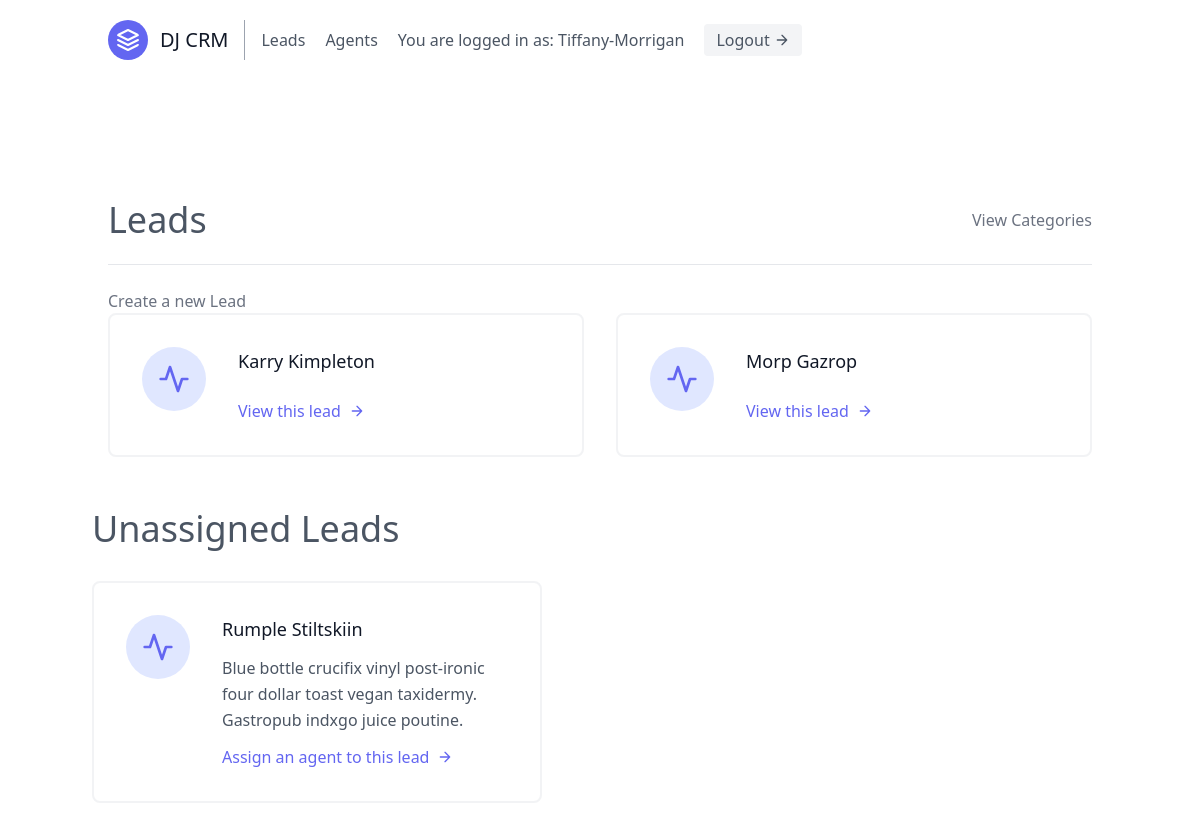
/leads/ (signed in), run on an earlier commit of the app's database.
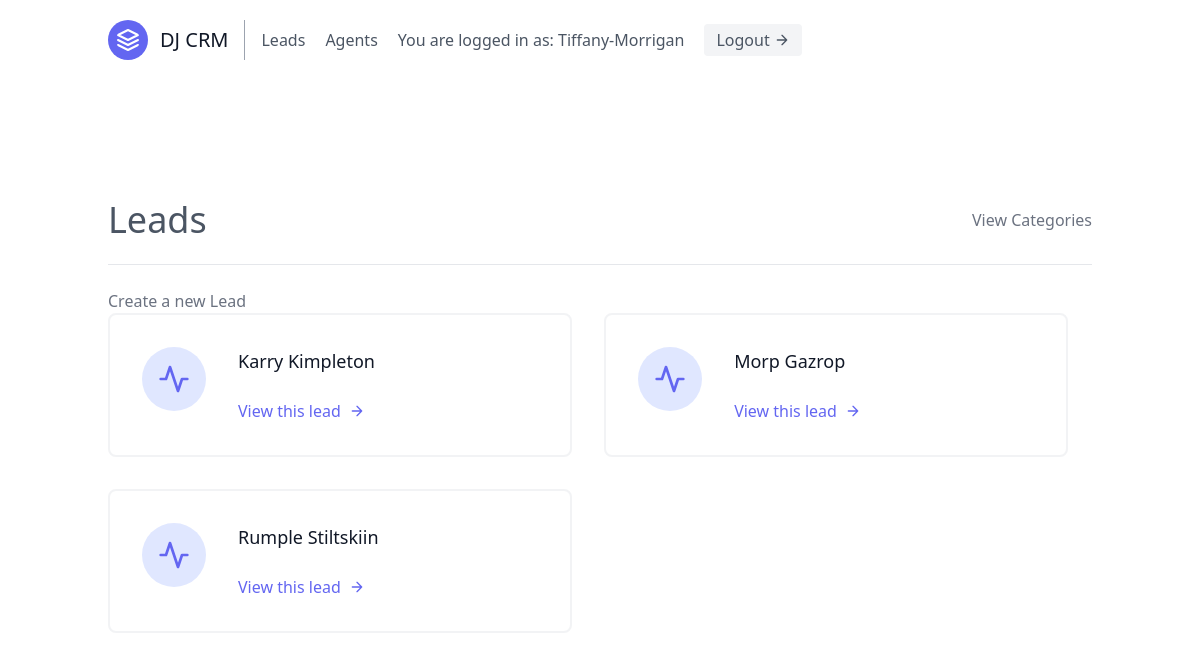
And on a later commit of the database.
### leads/models.py (models this page shows, shortened)
class Lead(models.Model):
    first_name = models.CharField(max_length=20)
    last_name = models.CharField(max_length=20)
    age = models.IntegerField(default=0)
    organisation = models.ForeignKey(UserProfile, on_delete=models.CASCADE)
    agent = models.ForeignKey("Agent", null=True, blank=True, on_delete=models.SET_NULL) #CASCADE
    category = models.ForeignKey("Category", related_name="leads", null=True, blank=True, on_delete=models.SET_NULL)
    description = models.TextField()
    date_added = models.DateTimeField(auto_now_add=True)
    phone_number = models.CharField(max_length=20)
    email = models.EmailField()

### leads/views.py (the view)
# urls.py: path('', LeadListView.as_view(), name='lead-list'),
class LeadListView(OrganisorAndLoginRequiedMixin, generic.ListView):
    template_name = "leads/lead_list.html"
    context_object_name = "leads"
    def get_queryset(self):
        user = self.request.user
        if user.is_organiser:
            queryset = Lead.objects.filter(
                organisation=user.userprofile,
                agent__isnull=False
            )
        else:
            queryset = Lead.objects.filter(
                organisation=user.agent.organisation,
                agent__isnull=False
            )
            queryset = queryset.filter(agent__user=user)
        return queryset
    def get_context_data(self, **kwargs):
        context = super(LeadListView, self).get_context_data(**kwargs)
        user = self.request.user
        if user.is_organiser:
            queryset = Lead.objects.filter(
                organisation=user.userprofile,
                agent__isnull=True
            )
            context.update({
                "unassigned_leads": queryset
            })
        return context

### agents/mixins.py (called while the page is built)
    def dispatch(self, request, *args, **kwargs):
        if not request.user.is_authenticated or not request.user.is_organiser:
            return redirect("leads:lead-list")
        return super().dispatch(request, *args, **kwargs)

### leads/templates/leads/lead_list.html (shortened to what this page needs)
{% extends "base.html" %}
{% block content%}
<section class="text-gray-600 body-font">
  <div class="container px-5 py-24 mx-auto flex flex-wrap">
    <div class="w-full mb-6 py-6 flex justify-between items-center border-b border-gray-200">
        <h1 class="text-4xl gray-800">Leads</h1>
        <a class="text-gray-500 hover:text-blue-500" href="{% url 'leads:category-list' %}">View Categories</a>
    </div>
        <a class="text-gray-500 hover:text-blue-500" href="{% url 'leads:lead-create' %}">Create a new Lead</a>
    <div class="flex flex-wrap -m-4">
    {% for lead in leads %}
      <div class="p-4 lg:w-1/2 md:w-full">
        <div class="flex border-2 rounded-lg border-gray-200 border-opacity-50 p-8 sm:flex-row flex-col">
          <div class="w-16 h-16 sm:mr-8 sm:mb-0 mb-4 inline-flex items-center justify-center rounded-full bg-indigo-100 text-indigo-500 flex-shrink-0">
            <svg fill="none" stroke="currentColor" stroke-linecap="round" stroke-linejoin="round" stroke-width="2" class="w-8 h-8" viewBox="0 0 24 24">
              <path d="M22 12h-4l-3 9L9 3l-3 9H2"></path>
            </svg>
          </div>
          <div class="flex-grow">
            <h2 class="text-gray-900 text-lg title-font font-medium mb-3">
                {{ lead.first_name}} {{ lead.last_name }}
            </h2>
            <a href="{% url 'leads:lead-detail' lead.pk %}" class="mt-3 text-indigo-500 inline-flex items-center">
                View this lead
              <svg fill="none" stroke="currentColor" stroke-linecap="round" stroke-linejoin="round" stroke-width="2" class="w-4 h-4 ml-2" viewBox="0 0 24 24">
                <path d="M5 12h14M12 5l7 7-7 7"></path>
              </svg>
            </a>
          </div>
        </div>
      </div>
    {% endfor %}
    {% if unassigned_leads.exists %}
      <div class="mt-5 lex flex-wrap -m-4">
        <div class ="p-4 w-full">
          <h1 class="text-4xl gray-800">Unassigned Leads</h1>
        </div>
      {% for lead in unassigned_leads %}
        <div class="p-4 lg:w-1/2 md:w-full">
          <div class="flex border-2 rounded-lg border-gray-200 border-opacity-50 p-8 sm:flex-row flex-col">
            <div class="w-16 h-16 sm:mr-8 sm:mb-0 mb-4 inline-flex items-center justify-center rounded-full bg-indigo-100 text-indigo-500 flex-shrink-0">
              <svg fill="none" stroke="currentColor" stroke-linecap="round" stroke-linejoin="round" stroke-width="2" class="w-8 h-8" viewBox="0 0 24 24">
                <path d="M22 12h-4l-3 9L9 3l-3 9H2"></path>
              </svg>
            </div>
            <div class="flex-grow">
              <h2 class="text-gray-900 text-lg title-font font-medium mb-3">
                  {{ lead.first_name}} {{ lead.last_name }}
              </h2>
              <p class="leading-relaxed text-base">
                  Blue bottle crucifix vinyl post-ironic four dollar toast vegan taxidermy. Gastropub indxgo juice poutine.
              </p>
              <a href="{% url 'leads:assign-agent' lead.pk %}" class="mt-3 text-indigo-500 inline-flex items-center">
                  Assign an agent to this lead
                <svg fill="none" stroke="currentColor" stroke-linecap="round" stroke-linejoin="round" stroke-width="2" class="w-4 h-4 ml-2" viewBox="0 0 24 24">
                  <path d="M5 12h14M12 5l7 7-7 7"></path>
                </svg>
              </a>
            </div>
          </div>
        </div>
      {% endfor %}
    {% endif %}
    </div>
  </div>
</section>
{% endblock content%}

What changed in the data, as far as the page shows it:
changed Lead "Rumple": moves from the list under "Unassigned Leads" to the list under "Leads"
Also different on the page:
text no longer shown: "Unassigned Leads"
